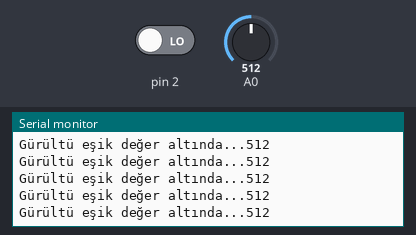
Bench run of a sketch on a simulated Arduino Uno, built with avr-gcc and run on an emulated ATmega328P. On the bench: the last lines printed to the serial monitor. The inputs (shaded band) are chosen by the test bench; at power-on: A0 = 512, pin 2 LOW.

Above: at 1.2 s.
1.3 s: A0 set to 110
At 1.35 s:
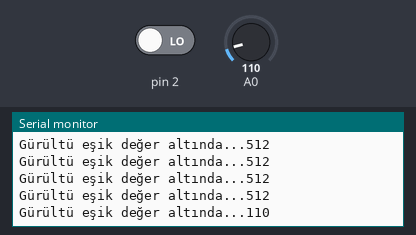
4.3 s: A0 set to 92
At 4.31 s:
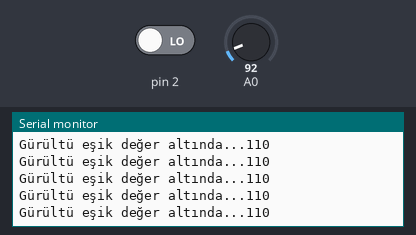
Timing chart, 0 to 7.3 s (numbered marks = the images above; inputs shaded):
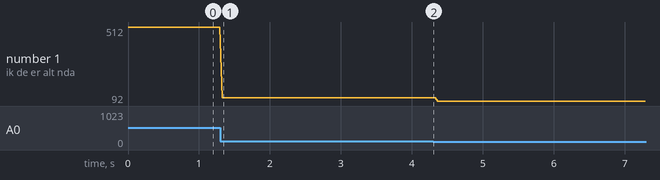

Measured:
- after the input at 1.3 s, the serial monitor: prints a new line at once (image 1)
- plotted number 1: 512 → 110 after the input at 1.3 s, 110 → 92 after the input at 4.3 s

The sketch:

ses_sensoru_kullan_m_.ino
```cpp
void setup() {
  pinMode(2,INPUT);
  pinMode(A0,INPUT);
  Serial.begin(9600);
}
void loop() {

  if (digitalRead(2)==HIGH)
    Serial.print("Gürültü eşik değer üstünde...");

  else
  {
    Serial.print("Gürültü eşik değer altında...");
  }


  int deger = analogRead(A0);
  Serial.println(deger);
  }
```
